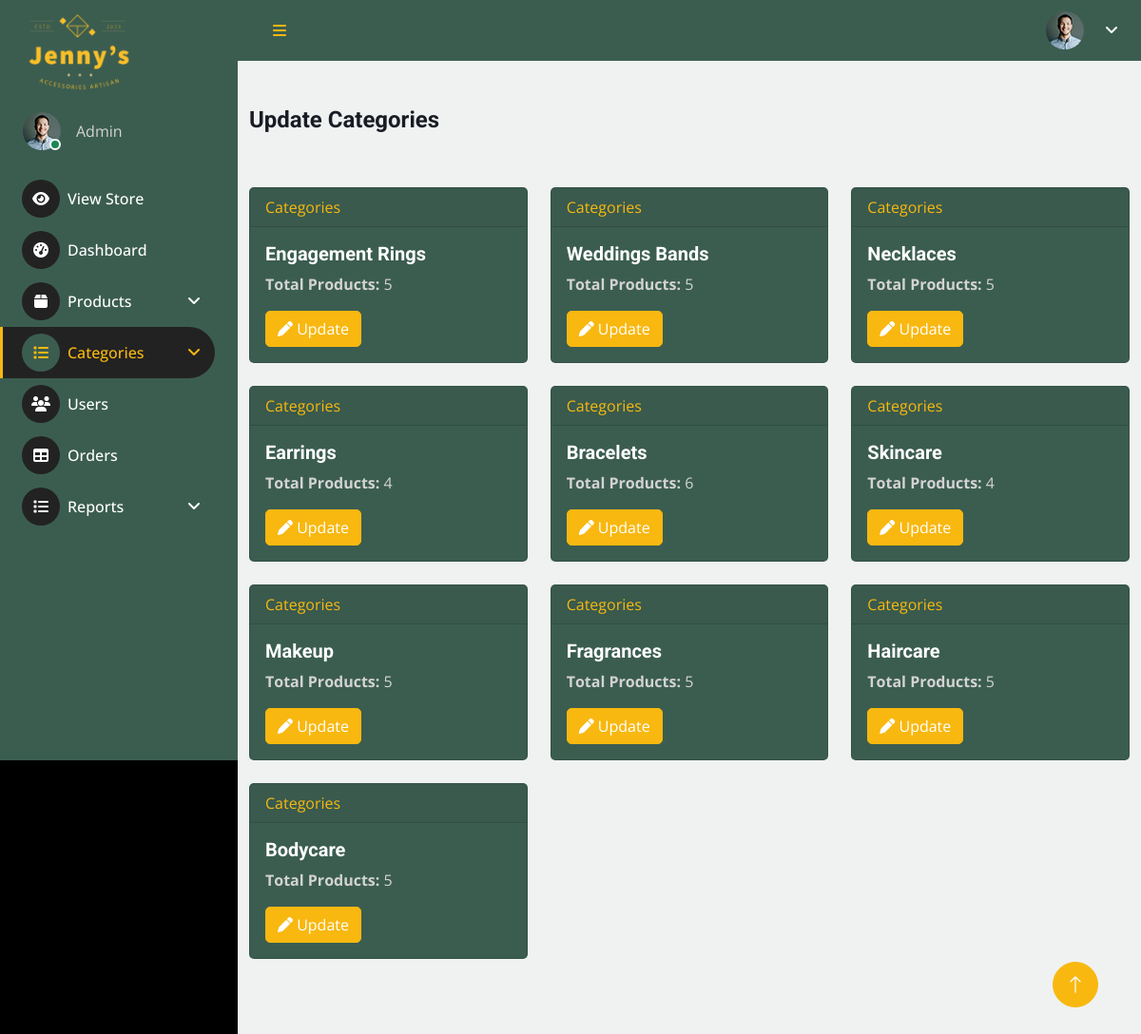
Screenshot of /dashboard/main.php?url=upd-cat with the database file from the repository.
### tables this page shows
CREATE TABLE `categories` (
  `c_id` int(11) NOT NULL AUTO_INCREMENT,
  `c_name` varchar(255) DEFAULT NULL,
  PRIMARY KEY (`c_id`)
);

### dashboard/components/upd-cat.php (the view, shortened to what this page needs)
<div class="container my-5">
    <h4 class="text-secondary">Update Categories</h4>
        <div class="row g-4 py-5">
            <?php
                    $sqlQuery = "SELECT categories.c_id, categories.c_name, COUNT(products.c_id) AS 'product_count' FROM products RIGHT JOIN categories ON products.c_id = categories.c_id GROUP BY categories.c_id";
                    $result = mysqli_query($connection, $sqlQuery);
                    if(mysqli_num_rows($result) > 0){
                        while($row = mysqli_fetch_assoc($result)){
                            $cId = $row['c_id'];
                            $cName = $row['c_name'];
                            $pCount = $row['product_count'];
                            echo "
                                <div class='col-lg-4 col-sm-12'>
                                    <div class='card bg-secondary rounded'>
                                        <div class='card-header text-primary'>
                                            Categories
                                        </div>
                                        <div class='card-body'>
                                            <h5 class='card-title'>$cName</h5>
                                            <p class='card-text'><b>Total Products:</b> $pCount</p>
                                            <button class='btn btn-primary' onclick='updateModal($cId)'><i class='fa-solid fa-pen'></i> Update</button>
                                        </div>
                                    </div>
                                </div>
                            ";
                        }
                    }else{
                        echo "
                            <div class='my-auto'>
                                <p>No Categories to show <a href='?url=add-category'>Click Here</a> to add categories</p>
                            </div>
                        ";
                    }
                ?>
        </div>
    </div>
</div>

### dashboard/main.php (shortened to what this page needs)
<!DOCTYPE html>
<html lang="en" ng-app="dashboard">
<head>
    <link href="lib/fontawesome-free-6.4.2-web/css/all.min.css" rel="stylesheet">
    <link href="https://cdn.jsdelivr.net/npm/bootstrap-icons@1.4.1/font/bootstrap-icons.css" rel="stylesheet">
    <link href="lib/owlcarousel/assets/owl.carousel.min.css" rel="stylesheet">
    <link href="lib/tempusdominus/css/tempusdominus-bootstrap-4.min.css" rel="stylesheet" />
    <link href="css/bootstrap.min.css" rel="stylesheet">
    <link href="css/style.css" rel="stylesheet">
</head>
<?php
    require_once("../config/validations.php");
?>
<body>
    <div class="container-fluid position-relative d-flex p-0">
        <div class="sidebar pe-4 pb-3">
            <nav class="navbar bg-secondary navbar-dark">
                <a href="../index.php" target="_blank" title="Visit Web" class="navbar-brand logo mx-4 mb-3">
                    <div>
                        <img src="../images/logo-01-01.png" alt="">
                    </div>
                </a>
                <div class="d-flex align-items-center ms-4 mb-4">
                    <div class="position-relative">
                        <img class="rounded-circle" src="img/user.jpg" alt="" style="width: 40px; height: 40px;">
                        <div class="bg-success rounded-circle border border-2 border-white position-absolute end-0 bottom-0 p-1"></div>
                    </div>
                    <div class="ms-3">
                        <span>Admin</span>
                    </div>
                </div>
                <div class="navbar-nav w-100">
                    <a href="../index.php" target="_blank" class="nav-item nav-link"><i class="fa fa-eye me-2"></i>View Store</a>
                    <a href="?url=overview" class="nav-item nav-link <?php if(isset($_GET['url'])){ $_GET['url'] == "overview"? print("active") : "active";} ?>"><i class="fa fa-tachometer-alt me-2"></i>Dashboard</a>
                    <div class="nav-item dropdown">
                        <a href="#" class="nav-link dropdown-toggle   " data-bs-toggle="dropdown"><i class="fa fa-box me-2"></i>Products</a>
                    </div>
                    <div class="nav-item dropdown">
                        <a href="#" class="nav-link dropdown-toggle <?php if(isset($_GET['url'])){ $_GET['url'] == "add-category" ? print("active") : ($_GET['url'] == "upd-cat" ? print("active") : ($_GET['url'] == "del-cat" ? print("active"): ""));} ?> " data-bs-toggle="dropdown"><i class="fa fa-list me-2"></i>Categories</a>
                    </div>
                    <a href="?url=user" class="nav-item nav-link <?php if(isset($_GET['url'])){ $_GET['url'] == "user" ? print("active") : "";} ?>"><i class="fa fa-users me-2"></i>Users</a>
                    <a href="?url=orders" class="nav-item nav-link <?php if(isset($_GET['url'])){ $_GET['url'] == "orders" ? print("active") : "";} ?>"><i class="fa fa-table me-2"></i>Orders</a>
                    <div class="nav-item dropdown">
                        <a href="#" class="nav-link dropdown-toggle  " data-bs-toggle="dropdown"><i class="fa fa-list me-2"></i>Reports</a>
                    </div>
                </div>
            </nav>
        </div>
        <div class="content">
            <nav class="navbar navbar-expand bg-secondary navbar-dark sticky-top px-4 py-0">
                <a href="#" class="sidebar-toggler flex-shrink-0">
                    <i class="fa fa-bars"></i>
                </a>
                <div class="navbar-nav align-items-center ms-auto">
                    <div class="nav-item dropdown">
                        <a href="#" class="nav-link dropdown-toggle" data-bs-toggle="dropdown">
                            <img class="rounded-circle me-lg-2" src="img/user.jpg" alt="" style="width: 40px; height: 40px;">
                        </a>
                    </div>
                </div>
            </nav>
                <?php
                    if(isset($_GET['url'])){
                        $pageURL = $_GET['url'];
                        switch($pageURL){
                            case "upd-cat":
                                include_once("components/upd-cat.php");
                            break;
                        }
                    }else{
                        include_once("components/overview.php");
                    }
                ?>
        </div>
        <a href="#" class="btn btn-lg btn-primary btn-lg-square back-to-top"><i class="bi bi-arrow-up"></i></a>
</body>
</html>

### dashboard/css/style.css (style rules this page uses)
:root { --primary: #f8b810; --secondary: #3B5D50; --light: #fff; --dark: #222222; }
.back-to-top { position: fixed; display: none; right: 45px; bottom: 45px; z-index: 99; }
a { text-decoration: none !important; }
.btn { transition: .5s; }
.btn-lg-square { width: 48px; height: 48px; }
.btn-square, .btn-sm-square, .btn-lg-square { padding: 0; display: inline-flex; align-items: center; justify-content: center; font-weight: normal; border-radius: 50px; }
.sidebar { position: fixed; top: 0; left: 0; bottom: 0; width: 250px; height: 100vh; overflow-y: auto; background: var(--secondary); transition: 0.5s; z-index: 999; }
.content { margin-left: 250px; min-height: 100vh; background: #eff2f1; transition: 0.5s; }
@media (min-width: 992px) { .sidebar { margin-left: 0; } }
@media (min-width: 992px) { .content { width: calc(100% - 250px); } }
.sidebar .navbar .navbar-nav .nav-link { padding: 7px 20px; color: var(--light); font-weight: 500; border-left: 3px solid var(--secondary); border-radius: 0 30px 30px 0; outline: none; }
.sidebar .navbar .navbar-nav .nav-link:hover, .sidebar .navbar .navbar-nav .nav-link.active { color: var(--primary); background: var(--dark); border-color: var(--primary); }
.sidebar .navbar .navbar-nav .nav-link i { width: 40px; height: 40px; display: inline-flex; align-items: center; justify-content: center; background: var(--dark); border-radius: 40px; }
.sidebar .navbar .navbar-nav .nav-link:hover i, .sidebar .navbar .navbar-nav .nav-link.active i { background: var(--secondary); }
.sidebar .navbar .dropdown-toggle::after { position: absolute; top: 15px; right: 15px; border: none; content: "\f107"; font-family: "Font Awesome 5 Free"; font-weight: 900; transition: .5s; }
.content .navbar .navbar-nav .nav-link { margin-left: 25px; padding: 12px 0; color: var(--light); outline: none; }
.content .navbar .sidebar-toggler, .content .navbar .navbar-nav .nav-link i { width: 40px; height: 40px; display: inline-flex; align-items: center; justify-content: center; background: var((--dark)); border-radius: 40px; }
.content .navbar .dropdown-toggle::after { margin-left: 6px; vertical-align: middle; border: none; content: "\f107"; font-family: "Font Awesome 5 Free"; font-weight: 900; transition: .5s; }
.logo div { width: min-content; margin: auto; }
.logo img { width: 120px; object-fit: contain; }
p, span, table, tr, td, th { color: lightgray !important; }

### rows the page displays
categories: c_name "Engagement Rings", pCount "5"
categories: c_name "Weddings Bands", pCount "5"
categories: c_name "Necklaces", pCount "5"
categories: c_name "Earrings", pCount "4"
categories: c_name "Bracelets", pCount "6"
categories: c_name "Skincare", pCount "4"
categories: c_name "Makeup", pCount "5"
categories: c_name "Fragrances", pCount "5"
categories: c_name "Haircare", pCount "5"
categories: c_name "Bodycare", pCount "5"
